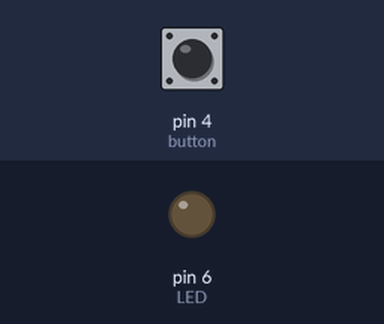
Bench run of a sketch on a simulated Arduino Uno, built with avr-gcc and run on an emulated ATmega328P. Parts: output pins drawn as LEDs (lit = HIGH). The inputs (shaded band) are chosen by the test bench; at power-on: pin 4 (button) LOW.

Above: at 1.2 s.
1.3 s: pin 4 (button) pulled HIGH for 0.15 s
At 1.37 s:
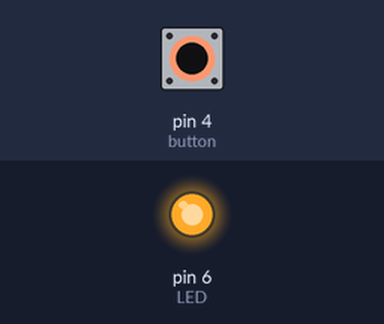
2.9 s: pin 4 (button) pulled HIGH for 3.2 s
At 6.9 s:
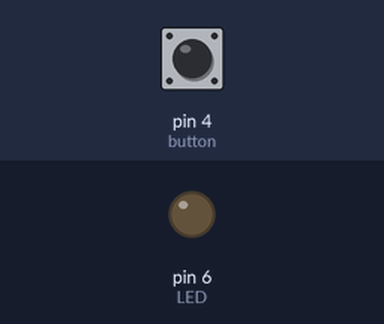
Timing chart, 0 to 8.4 s (numbered marks = the images above; inputs shaded):
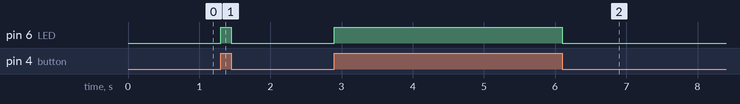

Measured:
- after the input at 1.3 s, pin 6 (LED): LOW → HIGH at once, → LOW 0.15 s later
- after the input at 2.9 s, pin 6 (LED): LOW → HIGH at once, → LOW 3.2 s later

The sketch:

Plug_Sketch_Play.ino
```cpp
#include "Arduino_SensorKit.h"

int button = 4;
int LED = 6;

void setup() {
  // put your setup code here,12 to run once:
  Serial.begin(9600);
  while (!Serial);

  pinMode(button , INPUT);
  pinMode(LED, OUTPUT);

  digitalWrite(LED, LOW);
}

void loop() {
  // put your main code here, to run repeatedly:
  if (digitalRead(button)) {
    digitalWrite(LED, HIGH);
  } else {
    digitalWrite(LED, LOW);
  }
}
```
